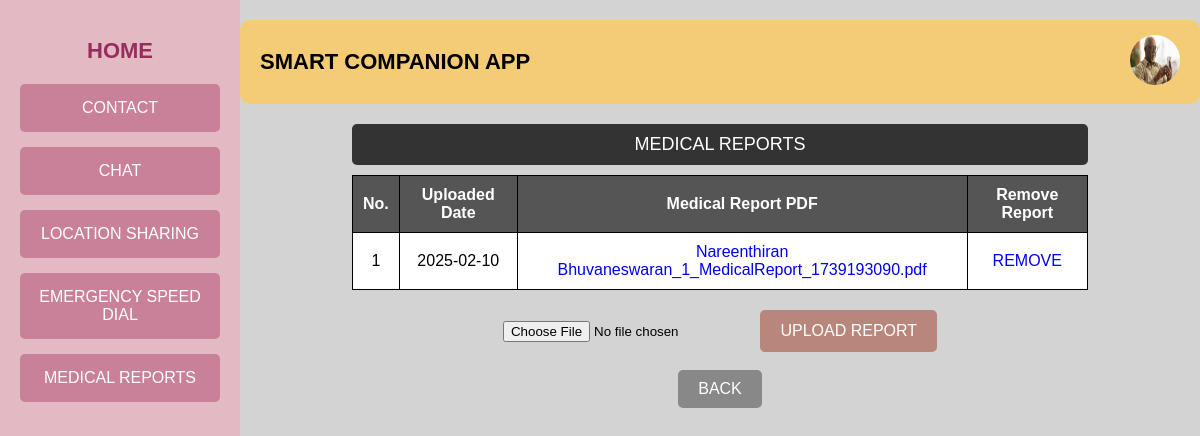
Page /medicaluser (signed in) on the committed database.
### tables this page shows
CREATE TABLE medical_data (
            id INTEGER PRIMARY KEY AUTOINCREMENT,
            name TEXT NOT NULL,
            user_id TEXT NOT NULL,
            uploaded_date TEXT NOT NULL,
            pdf_name TEXT NOT NULL
        );

### app.py (the view)
@app.route("/medicaluser")
def medicaluser():
    db = get_db()
    cursor = db.cursor()
    user_id = session.get('user_id')
    str_user_id = str(user_id)
    with open("static/img_log/user/"+ str_user_id + ".txt", "r") as file:
        image_name = str(file.read())
        image_url= url_for('static', filename='uploads/'+ image_name)
    cursor.execute("SELECT * FROM medical_data WHERE user_id = ?", (str_user_id,))
    medical_data = cursor.fetchall()
    return render_template("User/medicaldata.html", image_url=image_url, medical_data=medical_data)

### app.py (called while the page is built)
def get_db():
    if 'db' not in g:
        g.db = sqlite3.connect('project.db')
        g.db.row_factory = sqlite3.Row
    return g.db

### templates/User/medicaldata.html (shortened to what this page needs)
<!DOCTYPE html>
<html lang="en">
<head>
    <link rel="stylesheet" href="static/medical.css">
</head>
<body>
    <div class="container">
        <div class="sidebar">
            <a href="{{ url_for('user') }}"><h2>HOME</h2></a>
            <a href="{{ url_for('contactuser') }}"><button class="nav-btn">CONTACT</button></a>
            <a href="{{ url_for('chatuser') }}"><button class="nav-btn">CHAT</button></a>
            <a href="{{ url_for('locationuser') }}"><button class="nav-btn">LOCATION SHARING</button></a>
            <a href="{{ url_for('emergencyuser') }}"><button class="nav-btn">EMERGENCY SPEED DIAL</button></a>
            <a href="{{ url_for('medicaluser') }}"><button class="nav-btn">MEDICAL REPORTS</button></a>
        </div>
        <div class="main-content">
            <div class="header">
                <h1>SMART COMPANION APP</h1>
                <div class="user-profile">
                    <a href="{{ url_for('userprofile') }}"><img src="{{ image_url }}" alt="Profile Picture" class="profile-img"></a>
                </div>
            </div>
            <div class="contacts-section">
                <div class="top-bar">
                    <div class="contacts-title">MEDICAL REPORTS</div>
                </div>
                <div class="medical-table-container">
                    <table class="contacts-table">
                        <thead>
                            <tr>
                                <th>No.</th>
                                <th>Uploaded Date</th>
                                <th>Medical Report PDF</th>
                                <th>Remove Report</th>
                            </tr>
                        </thead>
                        <tbody>
                            {% for report in medical_data %}
                            <tr>
                                <td>{{ loop.index }}</td>
                                <td>{{ report[3] }}</td>
                                <td><a href="{{ url_for('static', filename='report/user/' + report[4]) }}" target="_blank">{{ report[4] }}</a></td>
                                <td><a href="/deletemedical?report={{ report[4] }}" class="edit-btn">REMOVE</a></td>
                            </tr>
                            {% endfor %}
                        </tbody>
                    </table>
                </div>
                <div class="upload-report-container">
                    <form action="/uploadmedical" method="POST" enctype="multipart/form-data">
                        <input type="file" name="medical_report" accept=".pdf" required>
                        <button type="submit" class="upload-btn">UPLOAD REPORT</button>
                    </form>
                </div>
            </div>
            <br>
            <a href="{{ url_for('user') }}"><button class="back-btn">BACK</button></a>
        </div>
    </div>
</body>
</html>

### static/medical.css (style rules this page uses)
body { font-family: Arial, sans-serif; margin: 0; padding: 0; background-color: #e5e5e5; }
.container { display: flex; height: 100vh; }
.sidebar { width: 200px; background-color: #e3b9c4; padding: 20px; text-align: center; }
.sidebar h2 { font-size: 20px; margin-bottom: 30px; }
.nav-btn { display: block; width: 100%; padding: 15px; margin-bottom: 15px; background-color: #c98199; border: none; color: white; font-size: 16px; cursor: pointer; border-radius: 5px; }
.main-content { flex: 1; padding: 20px; background-color: #d3d3d3; display: flex; flex-direction: column; align-items: center; }
.header { display: flex; justify-content: space-between; width: 100%; align-items: center; background-color: #f4cc75; padding: 15px 20px; border-radius: 10px; }
.header h1 { margin: 0; font-size: 22px; }
.user-profile { display: flex; align-items: center; gap: 10px; }
.user-profile img { width: 50px; height: 50px; border-radius: 50%; background-color: #ddd; }
.contacts-section { width: 80%; margin-top: 20px; text-align: center; }
.contacts-title { background-color: #333; color: white; padding: 10px; border-radius: 5px; font-size: 18px; }
.contacts-table { width: 100%; margin-top: 10px; border-collapse: collapse; background-color: white; }
.contacts-table th, .contacts-table td { border: 1px solid black; padding: 10px; text-align: center; }
.contacts-table th { background-color: #555; color: white; }
.sidebar h2 { color: #972d5d; font-size: 22px; margin-bottom: 20px; font-weight: bold; text-decoration: none; transition: color 0.3s ease; }
a { text-decoration: none; }
.back-btn, .add-btn { padding: 10px 20px; border: none; font-size: 16px; cursor: pointer; border-radius: 5px; }
.back-btn { background-color: #b8867b; color: white; }
.back-btn, .add-btn { padding: 10px 20px; border: none; border-radius: 5px; cursor: pointer; }
.back-btn { background: #888; color: white; }
.upload-report-container { margin-top: 20px; text-align: center; }
.upload-btn { background-color: #b8867b; color: white; padding: 12px 20px; border: none; border-radius: 5px; cursor: pointer; font-size: 16px; }

### rows in the picture
medical_data: uploaded_date "2025-02-10", pdf_name "Nareenthiran Bhuvaneswaran_1_MedicalReport_1739193090.pdf"
